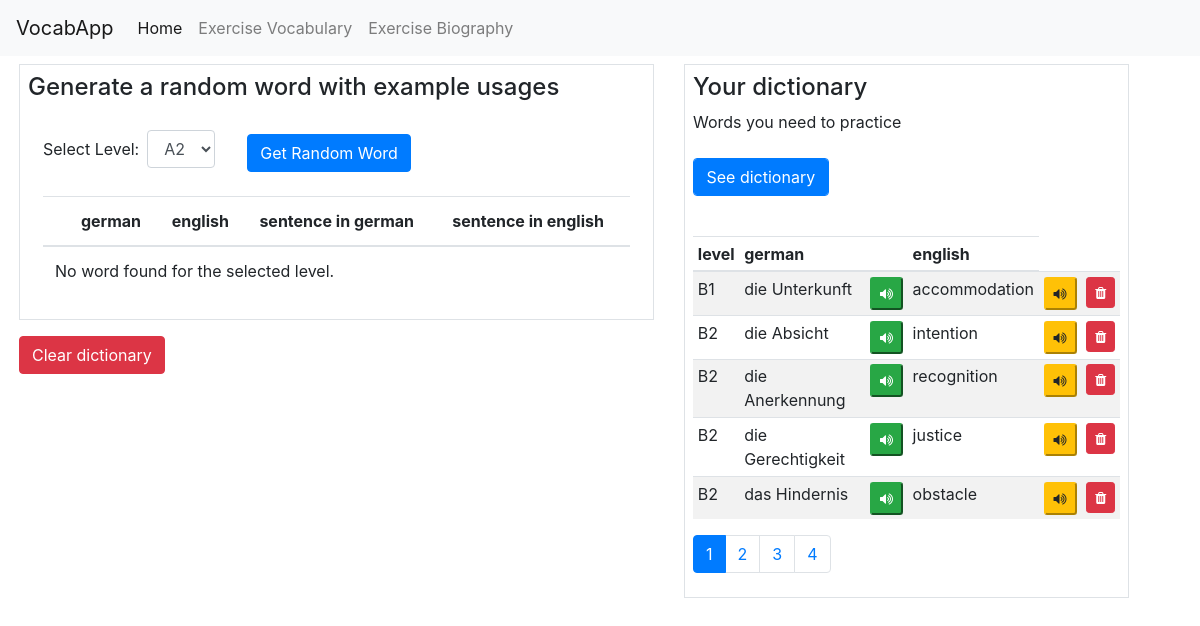
Before: /search with the older database file.
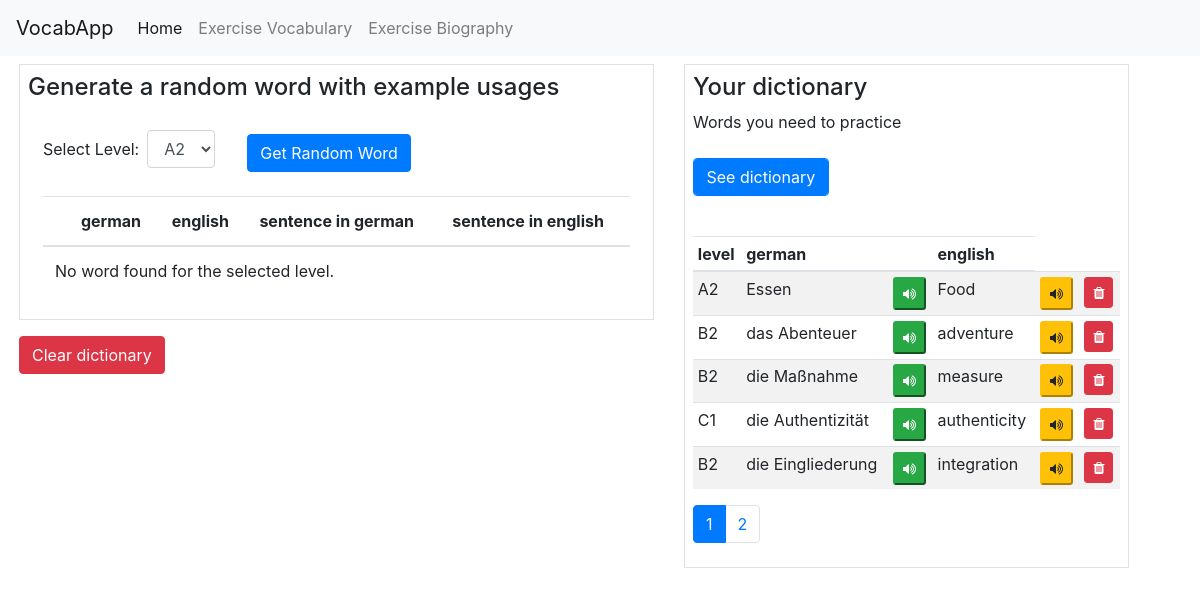
After: the same page with the newer database file.
### app.py (models this page shows)
class LanguageData(db.Model):
    __tablename__ = 'language_data'
    id = db.Column(db.Integer, primary_key=True, index=True)
    level = db.Column(db.String, index=True)
    german_word = db.Column(db.String, unique=True, index=True)
    english_word = db.Column(db.String)
    german_example = db.Column(db.String)
    english_example = db.Column(db.String)
    in_dictionary = db.Column(db.Boolean)

### app.py (the view)
@app.route('/search', methods=['GET', 'POST'])
def search():
    if request.method == 'POST':
        page = request.args.get('page', 1, type=int)
        per_page = 5
        paginated_results = LanguageData.query.filter(
                LanguageData.in_dictionary==1
        ).paginate(page=page, per_page=per_page)
        return render_template('index.html', results=paginated_results)
    elif request.method == 'GET':
        print('     --- This is GET ---')
        page = request.args.get('page', 1, type=int)
        per_page = 5
        paginated_results = LanguageData.query.filter(
            LanguageData.in_dictionary == 1
        ).paginate(page=page, per_page=per_page)
        return render_template('index.html', results=paginated_results)
    return redirect(url_for('index'))

### templates/index.html (shortened to what the changed rows need)
<!DOCTYPE html>
<html lang="en">
<head>
    <link rel="stylesheet" href="https://stackpath.bootstrapcdn.com/bootstrap/4.3.1/css/bootstrap.min.css">
    <link rel="stylesheet" href="https://cdnjs.cloudflare.com/ajax/libs/font-awesome/4.7.0/css/font-awesome.min.css">
</head>
<body>
    <div class="container mt-2 ml-1">
        <div class="row">
            <div class="col-md-7">
                <div class="border p-2">
                    <div class="container-fluid mt-4 table-responsive">
                            <table class="table table-md mt-4 text-sm">
                                <thead>
                                    <tr>
                                        <th class="text-sm"></th>
                                        <th class="text-sm">german</th>
                                        <th class="text-sm">english</th>
                                        <th class="text-sm">sentence in german</th>
                                        <th class="text-sm">sentence in english</th>
                                    </tr>
                                </thead>
                            </table>
                    </div>
                </div>
            </div>
            <div class="col-md-5">
                <div class="border p-2">
                    <div class="search mt-4 table-responsive">
                            <table class="table table-striped table-sm fs-6 mt-4" id="resultsTable">
                                <thead>
                                    <tr>
                                        <th>level</th>
                                        <th>german</th>
                                        <th></th>
                                        <th>english</th>
                                    </tr>
                                </thead>
                                <tbody>
                                {% if results %}
                                    {% for row in results.items %}
                                    <tr>
                                        <td>{{ row['level'] }}</td>
                                        <td>{{ row['german_word'] }}</td>
                                        <td>
                                            <button type="button" class="pronounce-btn btn-success btn-sm" data-word="{{ row['german_word'] }}" data-language="german">
                                                <i class="fa fa-volume-up"></i>
                                            </button>
                                        </td>
                                        <td>{{ row['english_word'] }}</td>
                                        <td>
                                            <button type="button" class="pronounce-btn btn-warning btn-sm" data-word="{{ row['english_word'] }}">
                                                <i class="fa fa-volume-up"></i>
                                            </button>
                                        </td>
                                        <td>
                                                <button type="submit" class="btn btn-danger btn-sm  delete-btn" data-toggle="modal" data-target="#confirmDeleteModal" data-rowid="{{ row['id'] }}">
                                                    <i class="fa fa-trash"></i>
                                                </button>
                                        </td>
                                    </tr>
                                {% endfor %}
                                {% else %}
                                    <tr>
                                        <td colspan="6">No results found.</td>
                                    </tr>
                            {% endif %}
                                </tbody>
                            </table>
                        <nav aria-label="Page navigation">
                        {% if results and results.iter_pages %}
                            <ul class="pagination">
                                {% for page_num in results.iter_pages() %}
                                    {% if page_num %}
                                        <li class="page-item{% if page_num == results.page %} active{% endif %}">
                                            <a class="page-link" href="{{ url_for('search', page=page_num) }}">{{ page_num }}</a>
                                        </li>
                                    {% else %}
                                        <li class="page-item disabled"><span class="page-link">...</span></li>
                                    {% endif %}
                                {% endfor %}
                            </ul>
                        {% endif %}
                        </nav>
                    </div>
                </div>
            </div>
        </div>
    </div>
</body>
</html>

Changed rows visible on the page:
no longer on this page (row edited): LanguageData: level "B1", german_word "die Unterkunft", english_word "accommodation"
no longer on this page (row edited): LanguageData: level "B2", german_word "die Absicht", english_word "intention"
no longer on this page (row edited): LanguageData: level "B2", german_word "die Anerkennung", english_word "recognition"
no longer on this page (row edited): LanguageData: level "B2", german_word "die Gerechtigkeit", english_word "justice"
no longer on this page (row edited): LanguageData: level "B2", german_word "das Hindernis", english_word "obstacle"
now on this page (row edited): LanguageData: level "A2", german_word "Essen", english_word "Food"
now on this page (row edited): LanguageData: level "B2", german_word "das Abenteuer", english_word "adventure"
now on this page (row edited): LanguageData: level "B2", german_word "die Maßnahme", english_word "measure"
now on this page (row edited): LanguageData: level "C1", german_word "die Authentizität", english_word "authenticity"
now on this page (row edited): LanguageData: level "B2", german_word "die Eingliederung", english_word "integration"
Other visible differences:
list line gone: "3"
list line gone: "4"
